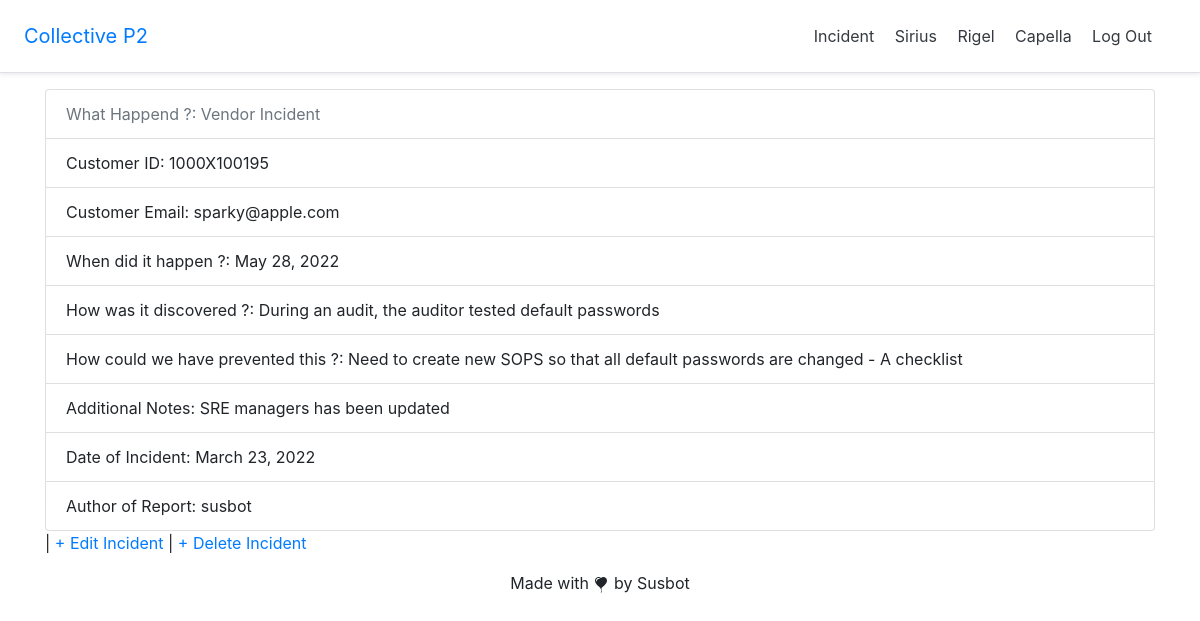
/incidents/2/ (signed in), run on the app's committed database.
### incidents/models.py (models this page shows, shortened)
class Incident(models.Model):
    what_happened = models.CharField(max_length=40, choices=incident_type)
    customer_id = models.CharField(max_length=15)
    customer_email = models.EmailField()
    when_did_it_happen = models.DateField(auto_now_add=True, editable=False)
    how_was_it_discovered = models.TextField()
    how_could_we_have_prevented_this = models.TextField()
    additional_notes = models.TextField()
    data_of_incident = models.DateField(auto_now=False)
    author = models.ForeignKey(
        get_user_model(),
        on_delete=models.CASCADE
    )

### accounts/models.py (models this page shows)
class CustomUser(AbstractUser):
    age = models.PositiveIntegerField(null=True, blank=True)

### incidents/views.py (the view)
# urls.py: path('<int:pk>/', HomeDetailView.as_view(), name='incidents/incident_detail'),
class HomeDetailView(LoginRequiredMixin, DetailView):
    model = Incident
    template_name = 'incidents/incident_detail.html'

### templates/incidents/incident_detail.html
{% extends 'base.html' %}
{% block content %}
    <div class="post-entry">
        <ul class="list-group">
            <li class="list-group-item disabled" aria-disabled="true">What Happend ?: {{ incident.what_happened }}</li>
            <li class="list-group-item">Customer ID: {{ incident.customer_id }}</li>
            <li class="list-group-item">Customer Email: {{ incident.customer_email }}</li>
            <li class="list-group-item">When did it happen ?: {{ incident.when_did_it_happen }}</li>
            <li class="list-group-item">How was it discovered ?: {{ incident.how_was_it_discovered }}</li>
            <li class="list-group-item">How could we have prevented this ?: {{ incident.how_could_we_have_prevented_this }}</li>
            <li class="list-group-item">Additional Notes: {{ incident.additional_notes }}</li>
            <li class="list-group-item">Date of Incident: {{ incident.data_of_incident }}</li>
            <li class="list-group-item">Author of Report: {{ incident.author }}</li>
        </ul>
    </div>
    |<a href="{% url 'incidents/incident_edit' incident.pk %}"> + Edit Incident</a> |
    <a href="{% url 'incidents/incident_delete' incident.pk %}"> + Delete Incident</a>
{% endblock content %}

### data on the page
Incident: what_happened "Vendor Incident", customer_id "1000X100195", customer_email "sparky@apple.com", when_did_it_happen "May 28, 2022", how_was_it_discovered "During an audit, the auditor tested default passwords", how_could_we_have_prevented_this "Need to create new SOPS so that all default passwords are changed - A checklist", additional_notes "SRE managers has been updated", data_of_incident "March 23, 2022", author "susbot"
